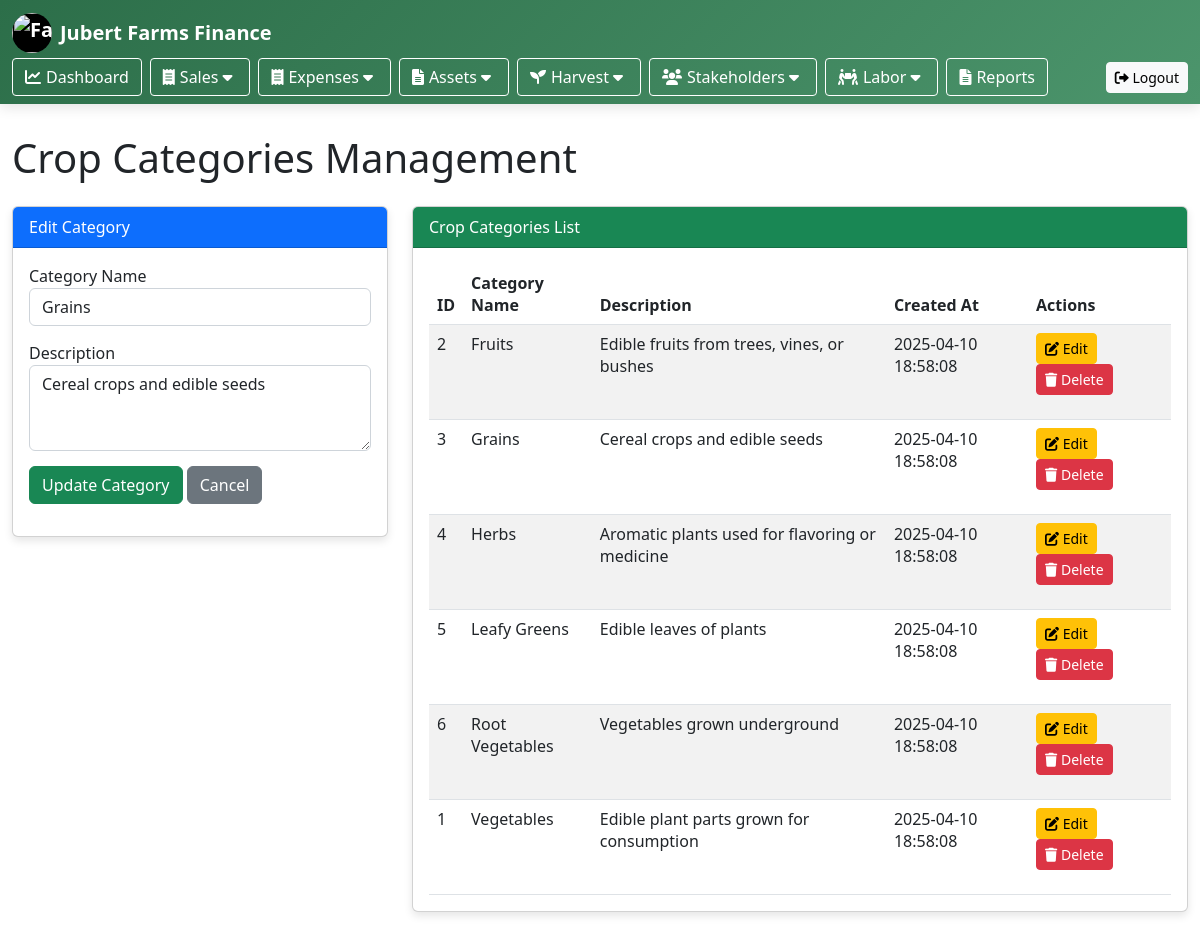
The app's page /crop_category.php?edit_id=3 with its own data.
### tables this page shows
CREATE TABLE IF NOT EXISTS crop_categories (
    category_id INT AUTO_INCREMENT PRIMARY KEY,
    category_name VARCHAR(50) NOT NULL UNIQUE,
    description TEXT,
    created_at TIMESTAMP DEFAULT CURRENT_TIMESTAMP
);

### crop_category.php (the view, shortened to what this page needs)
<?php
include 'config/db.php';
require_once 'views/header.php';
$edit_category = null;
if (isset($_GET['edit_id'])) {
    $edit_id = mysqli_real_escape_string($conn, $_GET['edit_id']);
    $result = $conn->query("SELECT * FROM crop_categories WHERE category_id=$edit_id");
    if ($result->num_rows > 0) {
        $edit_category = $result->fetch_assoc();
    }
}
$sql = "SELECT * FROM crop_categories ORDER BY category_name";
$result = $conn->query($sql);
?>
<!DOCTYPE html>
<html lang="en">
<head>
    <link rel="stylesheet" href="https://cdn.jsdelivr.net/npm/bootstrap@5.2.3/dist/css/bootstrap.min.css">
    <link rel="stylesheet" href="https://cdnjs.cloudflare.com/ajax/libs/font-awesome/6.0.0/css/all.min.css">
</head>
<body>
    <div class="container">
        <h1 class="mb-4">Crop Categories Management</h1>
        <div class="row">
            <div class="col-md-4">
                <div class="card">
                    <div class="card-header bg-primary text-white">
                        <?php echo $edit_category ? 'Edit Category' : 'Add New Category'; ?>
                    </div>
                    <div class="card-body">
                        <form method="POST">
                            <div class="form-group">
                                <label for="category_name">Category Name</label>
                                <input type="text" class="form-control" id="category_name" name="category_name"
                                       value="<?php echo $edit_category ? $edit_category['category_name'] : ''; ?>" required>
                            </div>
                            <div class="form-group">
                                <label for="description">Description</label>
                                <textarea class="form-control" id="description" name="description" rows="3"><?php echo $edit_category ? $edit_category['description'] : ''; ?></textarea>
                            </div>
                            <?php if ($edit_category): ?>
                                <button type="submit" name="update_category" class="btn btn-success">Update Category</button>
                                <a href="crop_categories.php" class="btn btn-secondary">Cancel</a>
                            <?php else: ?>
                                <button type="submit" name="add_category" class="btn btn-primary">Add Category</button>
                            <?php endif; ?>
                        </form>
                    </div>
                </div>
            </div>
            <div class="col-md-8">
                <div class="card">
                    <div class="card-header bg-success text-white">
                        Crop Categories List
                    </div>
                    <div class="card-body">
                        <?php if ($result->num_rows > 0): ?>
                            <div class="table-responsive">
                                <table class="table table-striped table-hover">
                                    <thead>
                                        <tr>
                                            <th>ID</th>
                                            <th>Category Name</th>
                                            <th>Description</th>
                                            <th>Created At</th>
                                            <th>Actions</th>
                                        </tr>
                                    </thead>
                                    <tbody>
                                        <?php while ($row = $result->fetch_assoc()): ?>
                                            <tr>
                                                <td><?php echo $row['category_id']; ?></td>
                                                <td><?php echo htmlspecialchars($row['category_name']); ?></td>
                                                <td><?php echo htmlspecialchars($row['description']); ?></td>
                                                <td><?php echo $row['created_at']; ?></td>
                                                <td>
                                                    <a href="?edit_id=<?php echo $row['category_id']; ?>" class="btn btn-sm btn-warning btn-action">
                                                        <i class="fas fa-edit"></i> Edit
                                                    </a>
                                                    <form method="POST" style="display: inline-block;" onsubmit="return confirm('Are you sure you want to delete this category?');">
                                                        <button type="submit" name="delete_category" class="btn btn-sm btn-danger btn-action">
                                                            <i class="fas fa-trash"></i> Delete
                                                        </button>
                                                    </form>
                                                </td>
                                            </tr>
                                        <?php endwhile; ?>
                                    </tbody>
                                </table>
                            </div>
                        <?php else: ?>
                            <p class="text-center">No crop categories found. Add your first category using the form.</p>
                        <?php endif; ?>
                    </div>
                </div>
            </div>
        </div>
    </div>
</body>
</html>

### views/header.php (style rules this page uses)
:root { --primary-color: #2c6e49; --secondary-color: #4c956c; --accent-color: #fefee3; --light-color: #f0f3f5; --dark-color: #1a3a1a; }

### crop_category.php (style rules this page uses)
.container { max-width: 1200px; margin-top: 30px; }
.card { margin-bottom: 20px; box-shadow: 0 4px 8px rgba(0,0,0,0.1); }
.table { margin-bottom: 0; }
.form-group { margin-bottom: 15px; }
.btn-action { margin-right: 5px; }

### records on screen
crop_categories: category_name "Grains", description "Cereal crops and edible seeds", category_id "3", created_at "2025-04-10 18:58:08"
crop_categories: category_id "2", category_name "Fruits", description "Edible fruits from trees, vines, or bushes", created_at "2025-04-10 18:58:08"
crop_categories: category_id "4", category_name "Herbs", description "Aromatic plants used for flavoring or medicine", created_at "2025-04-10 18:58:08"
crop_categories: category_id "5", category_name "Leafy Greens", description "Edible leaves of plants", created_at "2025-04-10 18:58:08"
crop_categories: category_id "6", category_name "Root Vegetables", description "Vegetables grown underground", created_at "2025-04-10 18:58:08"
crop_categories: category_id "1", category_name "Vegetables", description "Edible plant parts grown for consumption", created_at "2025-04-10 18:58:08"
